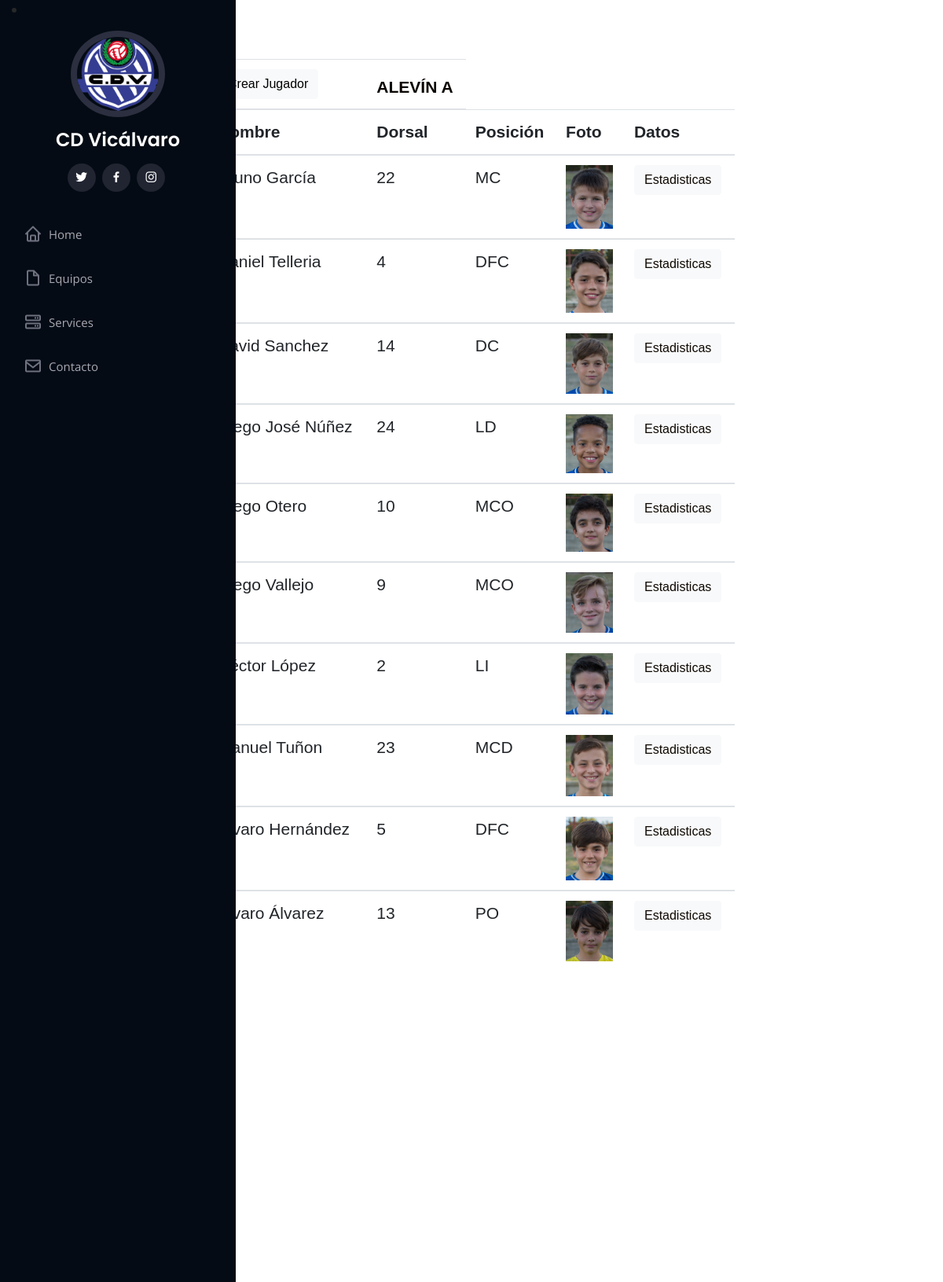
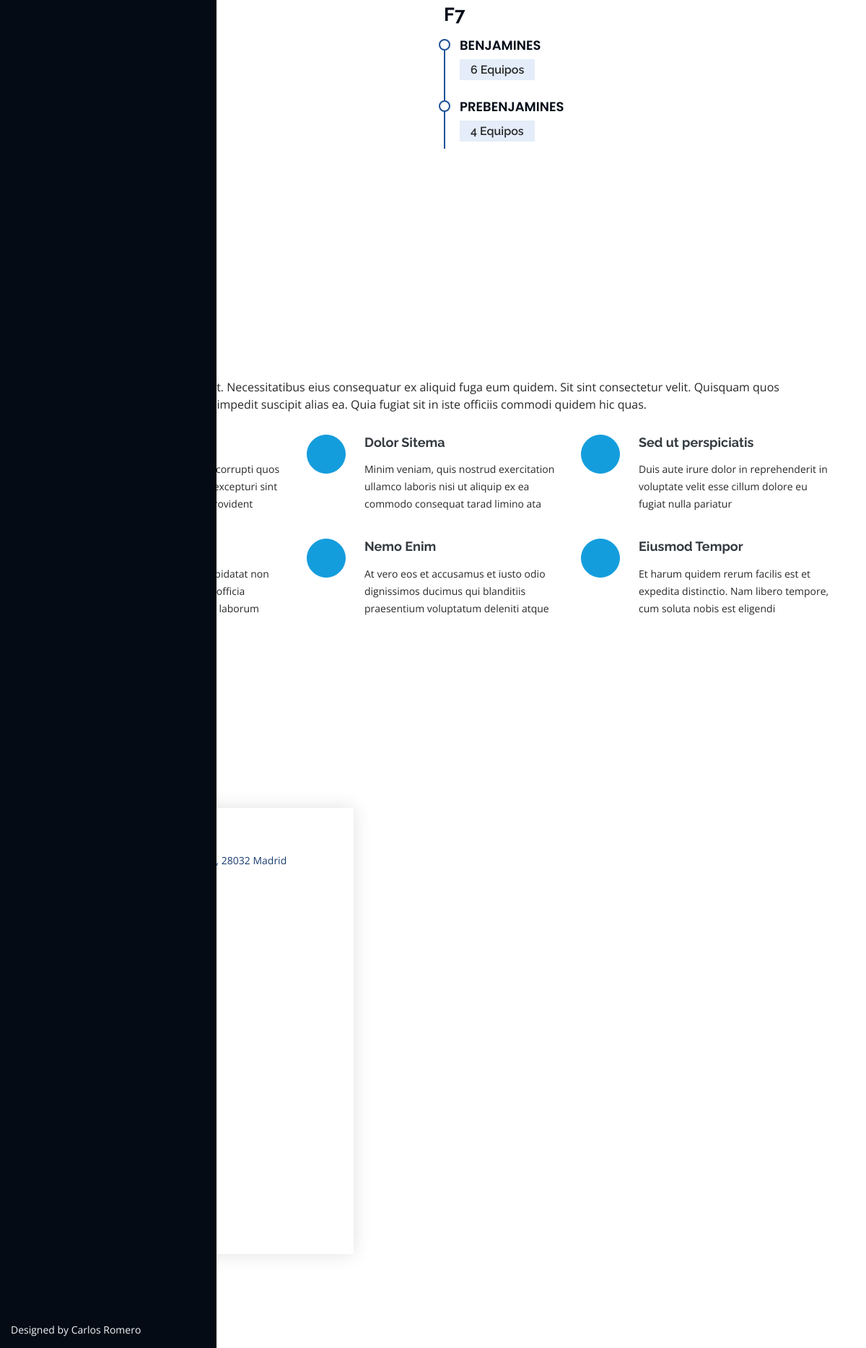
The app's page /jugadores/1 with its own data (2 pictures, top to bottom).
### ClubFutbolApp/models.py (models this page shows, shortened)
class Jugador(models.Model):
    jug_nombre = models.CharField(max_length=30)
    image = models.ImageField(upload_to='Jugadores', null=True, blank=True)
    fecha_nacimiento = models.DateField()
    dorsal = models.IntegerField()
    posicion = models.ForeignKey(Posicion, on_delete = models.CASCADE)
    equipo = models.ForeignKey(Equipo, on_delete = models.CASCADE)
    class Meta:
        ordering = ["equipo", "jug_nombre"]
        verbose_name ='jugador'
        verbose_name_plural ='jugadores'

class Equipo(models.Model):
    equipo_nombre = models.CharField(max_length=30)
    club = models.ForeignKey(Club, on_delete = models.CASCADE)
    entrenador = models.CharField(max_length=30)
    categoria = models.ForeignKey(Categoria, on_delete = models.CASCADE)
    class Meta:
        verbose_name ='equipo'
        verbose_name_plural ='equipos'
    def __str__(self):
        return self.equipo_nombre

class Posicion(models.Model):
    pos_nombre = models.CharField(max_length=20)
    class Meta:
        verbose_name ='posicion'
        verbose_name_plural ='posiciones'
    def __str__(self):
        return self.pos_nombre

### ClubFutbolApp/views.py (the view)
# urls.py: path('jugadores/<int:pk>', Jugadores.as_view(), name="jugadores"),
class Jugadores(ListView):
    model= Jugador
    template_name='ClubFutbolApp/jugadores.html'
    context_object_name='jugadores'
    def get_queryset(self):
        qs=super(Jugadores, self).get_queryset()
        return qs.filter(equipo=self.request.resolver_match.kwargs['pk'])

### templates/ClubFutbolApp/jugadores.html (shortened to what this page needs)
{% extends "ClubFutbolApp/Home.html" %}
{% load static %}
{% block contenido %}
<html>
<div class="contenedorFormulario" class="table-responsive">
         <table class="table table-hover">
            <thead>
              <th><button type="button" class="btn btn-light"><a href="/crear_jugador" style="color: black;">Crear Jugador</a></button></th>
              <th style="color: rgb(10, 5, 1); align-content: right;">
                {% for e in jugadores %}
                    {% if forloop.first %}
                        {{ e.equipo|upper }}
                    {% endif %}
                {% endfor %}
                </th>
                <tr>
                    <th scope="col">Nombre</th>
                    <th scope="col">Dorsal</th>
                    <th scope="col">Posición</th>
                    <th scope="col">Foto</th>
                    <th scope="col">Datos</th>
                </tr>
            </thead>
        {% for j in jugadores %}
            <tbody>
                <tr>
                    <td>{{ j.jug_nombre }}</td>
                    <td>{{ j.dorsal }}</td>
                    <td>{{ j.posicion }}</td>
                    {% if j.image %}
                        <td><img src="{{ j.image.url }}" style="max-width: 60px;"></td>
                    {% else %}
                        <td><img src="{% static 'noImagen.jpg' %}" style="max-width: 100px;"></td>
                    {% endif %}
                    <td><button class="btn btn-light"><a href="/est_jugadores/{{ j.id }}" style="color: rgb(14, 8, 1);">Estadisticas</a></button></td>
                </tr>
            </tbody>
        {% endfor %}
    </table>
</div>
</html>
{% endblock contenido %}

### templates/ClubFutbolApp/Home.html (shortened to what this page needs)
<!DOCTYPE html>
<html lang="en">
<head>
  {% load static %}
  <link href="{% static 'assets/vendor/bootstrap/css/bootstrap.min.css' %}" rel="stylesheet">
  <link href="{% static 'assets/vendor/icofont/icofont.min.css' %}" rel="stylesheet">
  <link href="{% static 'assets/vendor/boxicons/css/boxicons.min.css' %}" rel="stylesheet">
  <link href="{% static 'assets/vendor/venobox/venobox.css' %}" rel="stylesheet">
  <link href="{% static 'assets/vendor/owl.carousel/assets/owl.carousel.min.css' %}" rel="stylesheet">
  <link href="{% static 'assets/vendor/aos/aos.css' %}" rel="stylesheet">
  <link href="{% static 'css/bootstrap.min.css' %}" rel="stylesheet">
  <link href="{% static 'css/mio2.css' %}" rel="stylesheet">
  <link href="{% static 'assets/css/style.css' %}" rel="stylesheet">
</head>
<body>
  <header id="header">
    {% if user.is_authenticated %}
    <li >
      <a href="{% url 'logout' %}" style="color: rgb(253, 251, 250);" class="bx bx-user">cerrar sesión {{request.user.username.capitalize}}</a>
    </li>
    {% else %}
    <li>
    </li>
    {% endif %}
    <div class="d-flex flex-column">
      <div class="profile">
        <img src="{% static 'assets/img/vical.jpg' %}" alt="" class="img-fluid rounded-circle">
        <h1 class="text-light"><a href="index.html">CD Vicálvaro</a></h1>
        <div class="social-links mt-3 text-center">
          <a href="https://twitter.com/CDVicalvaro?ref_src=twsrc%5Egoogle%7Ctwcamp%5Eserp%7Ctwgr%5Eauthor" class="twitter"><i class="bx bxl-twitter"></i></a>
          <a href="https://es-es.facebook.com/CD-Vic%C3%A1lvaro-378888802212184/" class="facebook"><i class="bx bxl-facebook"></i></a>
          <a href="https://www.instagram.com/cd.vicalvaro/?hl=es" class="instagram"><i class="bx bxl-instagram"></i></a>
        </div>
      </div>
      <nav class="nav-menu">
        <ul>
          <li class="{% if request.path == '/' %}active{% endif %}"><a href="/"><i class="bx bx-home"></i> <span>Home</span></a></li>
          <li><a href="#equipos"><i class="bx bx-file-blank"></i> <span>Equipos</span></a></li>
          <li><a href="#services"><i class="bx bx-server"></i> Services</a></li>
          <li><a href="#contact"><i class="bx bx-envelope"></i> Contacto</a></li>
        </ul>
      </nav>
    </div>
  </header>
  {% block contenido %}{% endblock contenido %}
    <section id="equipos" class="resume">
      <div class="container">
        <div class="section-title">
          <h2>Equipos</h2>
              </div>
        <h3 class="resume-title">F11</h3>
        <div class="row">
          <div class="col-lg-6" data-aos="fade-up" data-aos-delay="100">
              <div class="resume-item pb-0">
               <h4 class="resume-title"><a href="/equipos/Ale" style="color: black;">Alevínes</a></h4>
               <h5>6 Equipos</h5>
              </div>
              <div class="resume-item pb-0">
                <h4 class="resume-title"><a href="/equipos/Inf" style="color: black;">Infantiles</a></h4>
                <h5>6 Equipos</h5>
               </div>
              <div class="resume-item pb-0">
                <h4 class="resume-title"><a href="/equipos/Cad" style="color: black;">Cadetes</a></h4>
                <h5>5 Equipos</h5>
              </div>
              <div class="resume-item pb-0">
                <h4 class="resume-title"><a href="/equipos/Juv" style="color: black;">Juveniles</a></h4>
                <h5>4 Equipos</h5>
              </div>
          </div>
          <div class="col-lg-6" data-aos="fade-up" data-aos-delay="100">
            <h3 class="resume-title">F7</h3>
            <div class="resume-item">
              <h4>Benjamines</h4>
              <h5>6 Equipos</h5>
            </div>
            <div class="resume-item">
              <h4>Prebenjamines</h4>
              <h5>4 Equipos</h5>
            </div>
          </div>
        </div>
      </div>
    </section>
    <section id="services" class="services">
      <div class="container">
        <div class="section-title">
          <h2>Services</h2>
          <p>Magnam dolores commodi suscipit. Necessitatibus eius consequatur ex aliquid fuga eum quidem. Sit sint consectetur velit. Quisquam quos quisquam cupiditate. Et nemo qui impedit suscipit alias ea. Quia fugiat sit in iste officiis commodi quidem hic quas.</p>
        </div>
        <div class="row">
          <div class="col-lg-4 col-md-6 icon-box" data-aos="fade-up">
            <div class="icon"></div>
            <h4 class="title"><a href="">Lorem Ipsum</a></h4>
            <p class="description">Voluptatum deleniti atque corrupti quos dolores et quas molestias excepturi sint occaecati cupiditate non provident</p>
          </div>
          <div class="col-lg-4 col-md-6 icon-box" data-aos="fade-up" data-aos-delay="100">
            <div class="icon"><i class="icofont-chart-bar-graph"></i></div>
            <h4 class="title"><a href="">Dolor Sitema</a></h4>
            <p class="description">Minim veniam, quis nostrud exercitation ullamco laboris nisi ut aliquip ex ea commodo consequat tarad limino ata</p>
          </div>
          <div class="col-lg-4 col-md-6 icon-box" data-aos="fade-up" data-aos-delay="200">
            <div class="icon"><i class="icofont-earth"></i></div>
            <h4 class="title"><a href="">Sed ut perspiciatis</a></h4>
            <p class="description">Duis aute irure dolor in reprehenderit in voluptate velit esse cillum dolore eu fugiat nulla pariatur</p>
          </div>
          <div class="col-lg-4 col-md-6 icon-box" data-aos="fade-up" data-aos-delay="300">
            <div class="icon"></div>
            <h4 class="title"><a href="">Magni Dolores</a></h4>
            <p class="description">Excepteur sint occaecat cupidatat non proident, sunt in culpa qui officia deserunt mollit anim id est laborum</p>
          </div>
          <div class="col-lg-4 col-md-6 icon-box" data-aos="fade-up" data-aos-delay="400">
            <div class="icon"><i class="icofont-settings"></i></div>
            <h4 class="title"><a href="">Nemo Enim</a></h4>
            <p class="description">At vero eos et accusamus et iusto odio dignissimos ducimus qui blanditiis praesentium voluptatum deleniti atque</p>
          </div>
          <div class="col-lg-4 col-md-6 icon-box" data-aos="fade-up" data-aos-delay="500">
            <div class="icon"><i class="icofont-tasks-alt"></i></div>
            <h4 class="title"><a href="">Eiusmod Tempor</a></h4>
            <p class="description">Et harum quidem rerum facilis est et expedita distinctio. Nam libero tempore, cum soluta nobis est eligendi</p>
          </div>
        </div>
      </div>
    </section>
    <section id="contact" class="contact">
      <div class="container">
        <div class="section-title">
          <h2>Contacto</h2>
        </div>
        <div class="row" data-aos="fade-in">
          <div class="col-lg-5 d-flex align-items-stretch">
            <div class="info">
              <div class="address">
                <h4>Dirección:</h4>
                <p>Av. de la Aurora Boreal, 4, 28032 Madrid</p>
              </div>
              <div class="email">
                <h4>Email:</h4>
                <p>cdvical@gmail.com</p>
              </div>
              <div class="phone">
                <h4>Teléfono:</h4>
                <p>915 29 82 10</p>
              </div>
            </div>
          </div>
        </div>
      </div>
    </section>
  <footer id="footer">
        Designed by <a>Carlos Romero</a>
  </footer>
</body>
</html>

### ClubFutbolApp/static/css/mio2.css (style rules this page uses)
.contenedorFormulario { width: 60%; margin: 55px auto; padding: 70px 25px; padding-top: 20px; }
td,th { font-family: Verdana, Geneva, Tahoma, sans-serif; font-size: 21px; padding-left: 20px; padding-right: 20px; padding-top: 10px; padding-bottom: 10px; }

### ClubFutbolApp/static/assets/css/style.css (style rules this page uses)
body { font-family: "Open Sans", sans-serif; color: #272829; }
a { color: #149ddd; }
h1, h2, h3, h4, h5, h6 { font-family: "Raleway", sans-serif; }
#header { position: fixed; top: 0; left: 0; bottom: 0; width: 300px; transition: all ease-in-out 0.5s; z-index: 9997; transition: all 0.5s; padding: 0 15px; background: #040b14; overflow-y: auto; }
#header .profile img { margin: 15px auto; display: block; width: 120px; border: 8px solid #2c2f3f; }
#header .profile h1 { font-size: 24px; margin: 0; padding: 0; font-weight: 600; -moz-text-align-last: center; text-align-last: center; font-family: "Poppins", sans-serif; }
#header .profile h1 a, #header .profile h1 a:hover { color: #fff; text-decoration: none; }
#header .profile .social-links a { font-size: 18px; display: inline-block; background: #212431; color: #fff; line-height: 1; padding: 8px 0; margin-right: 4px; border-radius: 50%; text-align: center; width: 36px; height: 36px; transition: 0.3s; }
.nav-menu { padding-top: 30px; }
.nav-menu * { margin: 0; padding: 0; list-style: none; }
.nav-menu > ul > li { position: relative; white-space: nowrap; }
.nav-menu a { display: flex; align-items: center; color: #a8a9b4; padding: 12px 15px; margin-bottom: 8px; transition: 0.3s; font-size: 15px; }
.nav-menu a i { font-size: 24px; padding-right: 8px; color: #6f7180; }
section { padding: 60px 0; overflow: hidden; }
.section-title { padding-bottom: 30px; }
.section-title h2 { font-size: 32px; font-weight: bold; margin-bottom: 20px; padding-bottom: 20px; position: relative; color: #173b6c; }
.section-title h2::after { content: ''; position: absolute; display: block; width: 50px; height: 3px; background: #149ddd; bottom: 0; left: 0; }
.section-title p { margin-bottom: 0; }
.resume .resume-title { font-size: 26px; font-weight: 700; margin-top: 20px; margin-bottom: 20px; color: #050d18; }
.resume .resume-item { padding: 0 0 20px 20px; margin-top: -2px; border-left: 2px solid #1f5297; position: relative; }
.resume .resume-item h4 { line-height: 18px; font-size: 18px; font-weight: 600; text-transform: uppercase; font-family: "Poppins", sans-serif; color: #050d18; margin-bottom: 10px; }
.resume .resume-item h5 { font-size: 16px; background: #e4edf9; padding: 5px 15px; display: inline-block; font-weight: 600; margin-bottom: 10px; }
.resume .resume-item:last-child { padding-bottom: 0; }
.resume .resume-item::before { content: ""; position: absolute; width: 16px; height: 16px; border-radius: 50px; left: -9px; top: 0; background: #fff; border: 2px solid #1f5297; }
.services .icon-box { margin-bottom: 20px; }
.services .icon { float: left; display: flex; align-items: center; justify-content: center; width: 54px; height: 54px; background: #149ddd; border-radius: 50%; transition: 0.5s; border: 1px solid #149ddd; }
.services .icon i { color: #fff; font-size: 24px; }
.services .title { margin-left: 80px; font-weight: 700; margin-bottom: 15px; font-size: 18px; }
.services .title a { color: #343a40; }
.services .description { margin-left: 80px; line-height: 24px; font-size: 14px; }
.contact { padding-bottom: 130px; }
.contact .info { padding: 30px; background: #fff; width: 100%; box-shadow: 0 0 24px 0 rgba(0, 0, 0, 0.12); }
.contact .info h4 { padding: 0 0 0 60px; font-size: 22px; font-weight: 600; margin-bottom: 5px; color: #050d18; }
.contact .info p { padding: 0 0 10px 60px; margin-bottom: 20px; font-size: 14px; color: #173b6c; }
.contact .info .email p { padding-top: 5px; }
#footer { padding: 15px; color: #f4f6fd; font-size: 14px; position: fixed; left: 0; bottom: 0; width: 300px; z-index: 9999; background: #040b14; }

### records on screen
Jugador: equipo "ALEVÍN A", jug_nombre "Bruno García", dorsal "22", posicion "MC", image (picture)
Jugador: jug_nombre "Daniel Telleria", dorsal "4", posicion "DFC", image (picture)
Jugador: jug_nombre "David Sanchez", dorsal "14", posicion "DC", image (picture)
Jugador: jug_nombre "Diego José Núñez", dorsal "24", posicion "LD", image (picture)
Jugador: jug_nombre "Diego Otero", dorsal "10", posicion "MCO", image (picture)
Jugador: jug_nombre "Diego Vallejo", dorsal "9", posicion "MCO", image (picture)
Jugador: jug_nombre "Héctor López", dorsal "2", posicion "LI", image (picture)
Jugador: jug_nombre "Manuel Tuñon", dorsal "23", posicion "MCD", image (picture)
Jugador: jug_nombre "Álvaro Hernández", dorsal "5", posicion "DFC", image (picture)
Jugador: jug_nombre "Álvaro Álvarez", dorsal "13", posicion "PO", image (picture)
